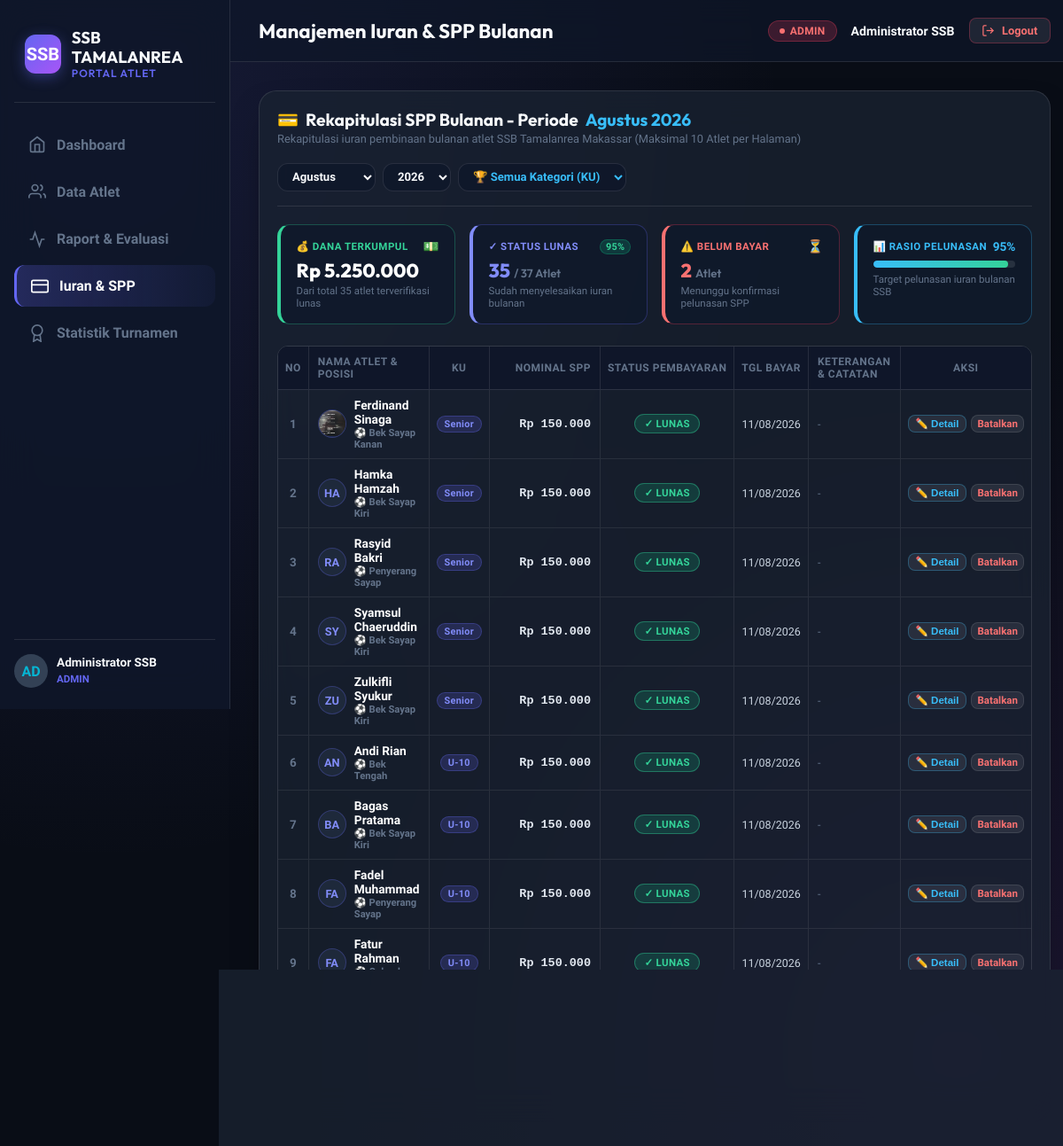
The page /ssb-tamalanrea21/iuran/index.php (signed in) on the database its author committed.
### tables this page shows
CREATE TABLE `atlet` (
  `id` int(11) NOT NULL AUTO_INCREMENT,
  `nisn_nik` varchar(30) DEFAULT NULL,
  `no_kk` varchar(30) DEFAULT NULL,
  `no_akta` varchar(50) DEFAULT NULL,
  `password` varchar(255) DEFAULT NULL,
  `nama_lengkap` varchar(100) NOT NULL,
  `tempat_lahir` varchar(50) DEFAULT NULL,
  `tanggal_lahir` date NOT NULL,
  `jenis_kelamin` enum('Laki-laki','Perempuan') DEFAULT 'Laki-laki',
  `posisi_utama` varchar(30) NOT NULL,
  `posisi_sekunder` varchar(30) DEFAULT '-',
  `kaki_dominan` enum('Kanan','Kiri','Keduanya') DEFAULT 'Kanan',
  `tinggi_badan` int(11) DEFAULT 0,
  `berat_badan` int(11) DEFAULT 0,
  `kelompok_usia` varchar(10) NOT NULL,
  `foto_profil` varchar(255) DEFAULT 'default_avatar.png',
  `status_keanggotaan` enum('Aktif','Non-Aktif','Alumni','Mutasi') DEFAULT 'Aktif',
  `created_at` datetime DEFAULT current_timestamp(),
  `file_kk` varchar(255) DEFAULT NULL,
  `file_akta` varchar(255) DEFAULT NULL,
  PRIMARY KEY (`id`),
  UNIQUE KEY `nisn_nik` (`nisn_nik`)
);

CREATE TABLE `iuran_spp` (
  `id` int(11) NOT NULL AUTO_INCREMENT,
  `atlet_id` int(11) NOT NULL,
  `bulan` int(11) NOT NULL,
  `tahun` int(11) NOT NULL,
  `jumlah` decimal(12,2) DEFAULT 150000.00,
  `status_bayar` enum('Lunas','Menunggu','Belum Bayar') DEFAULT 'Belum Bayar',
  `tanggal_bayar` date DEFAULT NULL,
  `keterangan` varchar(255) DEFAULT '-',
  `created_at` datetime DEFAULT current_timestamp(),
  PRIMARY KEY (`id`),
  KEY `atlet_id` (`atlet_id`),
  CONSTRAINT `iuran_spp_ibfk_1` FOREIGN KEY (`atlet_id`) REFERENCES `atlet` (`id`) ON DELETE CASCADE
);

### ssb-tamalanrea21/iuran/index.php (the view, shortened to what the rows shown need)
<?php
require_once __DIR__ . '/../config/auth.php';
$pdo = getPdo();
$bulan = (int)($_GET['bulan'] ?? date('n'));
$tahun = (int)($_GET['tahun'] ?? date('Y'));
$filterKu = $_GET['ku'] ?? '';
$bulanMap = [1=>'Januari', 2=>'Februari', 3=>'Maret', 4=>'April', 5=>'Mei', 6=>'Juni', 7=>'Juli', 8=>'Agustus', 9=>'September', 10=>'Oktober', 11=>'November', 12=>'Desember'];
$where = ["a.status_keanggotaan = 'Aktif'"];
$params = [$bulan, $tahun];
$whereSql = "WHERE " . implode(" AND ", $where);
$sql = "
    SELECT a.id as atlet_id, a.nama_lengkap, a.kelompok_usia, a.posisi_utama, a.posisi_sekunder, a.foto_profil, o.no_whatsapp, o.nama_ayah, o.nama_ibu,
           i.id as iuran_id, i.jumlah, i.status_bayar, i.tanggal_bayar, i.keterangan
    FROM atlet a
    LEFT JOIN orang_tua o ON a.id = o.atlet_id
    LEFT JOIN iuran_spp i ON a.id = i.atlet_id AND i.bulan = ? AND i.tahun = ?
    $whereSql
    ORDER BY a.kelompok_usia ASC, a.nama_lengkap ASC
";
$stmt = $pdo->prepare($sql);
$stmt->execute($params);
$sppRows = $stmt->fetchAll();
$perPage = 10;
$page = max(1, (int)($_GET['page'] ?? 1));
$offset = ($page - 1) * $perPage;
$displaySppRows = array_slice($sppRows, $offset, $perPage);
include_once __DIR__ . '/../includes/header.php';
?>
<div class="card" style="padding: 1.25rem; margin-bottom:1.5rem;">
    <div class="card-header" style="flex-wrap:wrap; gap:1.25rem; border-bottom:1px solid var(--border-glass); padding-bottom:1rem; margin-bottom:1.25rem;">
        <div>
            <h2 class="card-title" style="font-size:1.2rem; display:flex; align-items:center; gap:8px;">
                <span>💳</span> <?= ($role === 'atlet') ? 'Status SPP Saya' : 'Rekapitulasi SPP Bulanan' ?> - Periode <span style="color:#38bdf8;"><?= $bulanMap[$bulan] ?> <?= $tahun ?></span>
            </h2>
        </div>
    </div>
    <div style="width: 100%; overflow: hidden; border-radius: 12px; border: 1px solid rgba(255, 255, 255, 0.12);">
        <table class="data-table" style="table-layout: auto; width: 100%; border-collapse: separate; border-spacing: 0; font-size: 0.84rem;">
            <thead>
                <tr style="background: rgba(15, 23, 42, 0.95);">
                    <th style="padding: 10px 8px; border-bottom: 1px solid rgba(255, 255, 255, 0.12); border-right: 1px solid rgba(255, 255, 255, 0.1); text-align: center; width: 35px;">No</th>
                    <th style="padding: 10px 10px; border-bottom: 1px solid rgba(255, 255, 255, 0.12); border-right: 1px solid rgba(255, 255, 255, 0.1);">Nama Atlet & Posisi</th>
                    <th style="padding: 10px 8px; border-bottom: 1px solid rgba(255, 255, 255, 0.12); border-right: 1px solid rgba(255, 255, 255, 0.1); text-align: center;">KU</th>
                    <th style="padding: 10px 10px; border-bottom: 1px solid rgba(255, 255, 255, 0.12); border-right: 1px solid rgba(255, 255, 255, 0.1); text-align: right; white-space: nowrap; min-width: 125px;">Nominal SPP</th>
                    <th style="padding: 10px 8px; border-bottom: 1px solid rgba(255, 255, 255, 0.12); border-right: 1px solid rgba(255, 255, 255, 0.1); text-align: center; white-space: nowrap;">Status Pembayaran</th>
                    <th style="padding: 10px 8px; border-bottom: 1px solid rgba(255, 255, 255, 0.12); border-right: 1px solid rgba(255, 255, 255, 0.1); text-align: center; white-space: nowrap;">Tgl Bayar</th>
                    <th style="padding: 10px 10px; border-bottom: 1px solid rgba(255, 255, 255, 0.12); border-right: 1px solid rgba(255, 255, 255, 0.1);">Keterangan & Catatan</th>
                    <?php if ($role === 'admin'): ?>
                        <th style="padding: 10px 8px; border-bottom: 1px solid rgba(255, 255, 255, 0.12); text-align: center; white-space: nowrap;">Aksi</th>
                    <?php endif; ?>
                </tr>
            </thead>
            <tbody>
                <?php if (count($displaySppRows) == 0): ?>
                    <tr>
                        <td colspan="<?= $role === 'admin' ? 8 : 7 ?>" style="text-align:center; padding:2rem; color:var(--text-muted);">
                            Belum ada data iuran SPP yang sesuai dengan filter.
                        </td>
                    </tr>
                <?php else: ?>
                    <?php
                    $no = $offset + 1;
                    foreach ($displaySppRows as $row):
                        $photoPath = __DIR__ . '/../assets/img/atlet/' . ($row['foto_profil'] ?? '');
                        $hasPhoto = !empty($row['foto_profil']) && $row['foto_profil'] !== 'default_avatar.png' && file_exists($photoPath);
                        $isLunas = ($row['status_bayar'] === 'Lunas');
                        $modalData = [
                            'atlet_id'   => $row['atlet_id'],
                            'nama'       => $row['nama_lengkap'],
                            'ku'         => $row['kelompok_usia'],
                            'posisi'     => $row['posisi_utama'],
                            'nominal'    => $row['jumlah'] ?: 150000,
                            'bulan'      => $bulan,
                            'tahun'      => $tahun,
                            'bulan_nama' => $bulanMap[$bulan],
                            'tgl_bayar'  => $row['tanggal_bayar'] ?: date('Y-m-d'),
                            'keterangan' => $row['keterangan'] ?: ''
                        ];
                    ?>
                        <tr style="border-bottom: 1px solid rgba(255, 255, 255, 0.08); transition: background 0.2s;">
                            <td style="padding: 9px 8px; border-bottom: 1px solid rgba(255, 255, 255, 0.08); border-right: 1px solid rgba(255, 255, 255, 0.08); text-align: center; color: var(--text-muted); font-weight: 600;">
                                <?= $no++ ?>
                            </td>
                            <td style="padding: 9px 10px; border-bottom: 1px solid rgba(255, 255, 255, 0.08); border-right: 1px solid rgba(255, 255, 255, 0.08);">
                                <div style="display:flex; align-items:center; gap:9px;">
                                    <div style="background:#1e293b; display:flex; align-items:center; justify-content:center; font-weight:700; color:#818cf8; overflow:hidden; width:32px; height:32px; border-radius:50%; flex-shrink:0; font-size:0.8rem; border:1.5px solid rgba(99,102,241,0.3);">
                                        <?php if ($hasPhoto): ?>
                                            <img src="../assets/img/atlet/<?= htmlspecialchars($row['foto_profil']) ?>" alt="Foto" style="width:100%; height:100%; object-fit:cover;">
                                        <?php else: ?>
                                            <?= strtoupper(substr($row['nama_lengkap'], 0, 2)) ?>
                                        <?php endif; ?>
                                    </div>
                                    <div>
                                        <a href="../atlet/detail.php?id=<?= $row['atlet_id'] ?>" style="color:#fff; font-weight:700; text-decoration:none; font-size:0.86rem;" onmouseover="this.style.color='#38bdf8'" onmouseout="this.style.color='#fff'">
                                            <?= htmlspecialchars($row['nama_lengkap']) ?>
                                        </a>
                                        <div style="font-size:0.7rem; color:var(--text-muted); font-weight:600; margin-top:1px;">
                                            ⚽ <?= htmlspecialchars($row['posisi_utama'] ?: '-') ?>
                                        </div>
                                    </div>
                                </div>
                            </td>
                            <td style="padding: 9px 8px; border-bottom: 1px solid rgba(255, 255, 255, 0.08); border-right: 1px solid rgba(255, 255, 255, 0.08); text-align: center;">
                                <span class="badge badge-primary" style="font-size:0.68rem; font-weight:700; padding:2px 8px; border:1px solid rgba(99,102,241,0.3);"><?= htmlspecialchars($row['kelompok_usia']) ?></span>
                            </td>
                            <td style="padding: 9px 10px; border-bottom: 1px solid rgba(255, 255, 255, 0.08); border-right: 1px solid rgba(255, 255, 255, 0.08); text-align: right; font-family:'Courier New', monospace; font-weight:700; color:#e2e8f0; white-space: nowrap; min-width: 125px;">
                                Rp <?= number_format($row['jumlah'] ?: 150000, 0, ',', '.') ?>
                            </td>
                            <td style="padding: 9px 8px; border-bottom: 1px solid rgba(255, 255, 255, 0.08); border-right: 1px solid rgba(255, 255, 255, 0.08); text-align: center;">
                                <?php if ($isLunas): ?>
                                    <span class="badge badge-emerald" style="font-size:0.72rem; font-weight:800; padding:3px 10px; border:1px solid rgba(52,211,153,0.4);">
                                        ✓ LUNAS
                                    </span>
                                <?php else: ?>
                                    <span class="badge badge-rose" style="font-size:0.72rem; font-weight:800; padding:3px 10px; border:1px solid rgba(244,63,94,0.4);">
                                        ⚠️ BELUM BAYAR
                                    </span>
                                <?php endif; ?>
                            </td>
                            <td style="padding: 9px 8px; border-bottom: 1px solid rgba(255, 255, 255, 0.08); border-right: 1px solid rgba(255, 255, 255, 0.08); text-align: center; font-size:0.78rem; color:#cbd5e1;">
                                <?= $row['tanggal_bayar'] ? date('d/m/Y', strtotime($row['tanggal_bayar'])) : '-' ?>
                            </td>
                            <td style="padding: 9px 10px; border-bottom: 1px solid rgba(255, 255, 255, 0.08); border-right: 1px solid rgba(255, 255, 255, 0.08); font-size:0.78rem; color:var(--text-muted);">
                                <?= htmlspecialchars($row['keterangan'] ?: '-') ?>
                            </td>
                            <?php if ($role === 'admin'): ?>
                            <td style="padding: 9px 8px; border-bottom: 1px solid rgba(255, 255, 255, 0.08); text-align: center; white-space:nowrap;">
                                <div style="display:flex; gap:5px; justify-content:center; align-items:center;">
                                    <?php if ($isLunas): ?>
                                        <button type="button" class="btn btn-secondary btn-sm" style="font-size:0.72rem; padding:2px 8px; color:#38bdf8; border-color:rgba(56,189,248,0.3);" onclick='openPayModal(<?= json_encode($modalData) ?>)' title="Edit Detail & Catatan Keterangan">
                                            ✏️ Detail
                                        </button>
                                        <a href="bayar.php?atlet_id=<?= $row['atlet_id'] ?>&bulan=<?= $bulan ?>&tahun=<?= $tahun ?>&action=unpay&ku=<?= urlencode($filterKu) ?>" class="btn btn-secondary btn-sm" style="font-size:0.72rem; padding:2px 6px; color:#f87171;" onclick="return confirm('Batalkan status lunas untuk <?= htmlspecialchars(addslashes($row['nama_lengkap'])) ?>?')">
                                            Batalkan
                                        </a>
                                    <?php endif; ?>
                                </div>
                            </td>
                            <?php endif; ?>
                        </tr>
                    <?php endforeach; ?>
                <?php endif; ?>
            </tbody>
        </table>
    </div>
</div>
<?php include_once __DIR__ . '/../includes/footer.php'; ?>

### rows shown on the page
atlet: foto_profil (picture), nama_lengkap "Ferdinand Sinaga", posisi_utama "Bek Sayap Kanan", kelompok_usia "Senior", iuran_spp.jumlah "150.000", shows "✓ LUNAS", iuran_spp.tanggal_bayar "11/08/2026", iuran_spp.keterangan "-"
atlet: nama_lengkap "HA", nama_lengkap "Hamka Hamzah", posisi_utama "Bek Sayap Kiri", kelompok_usia "Senior", iuran_spp.jumlah "150.000", shows "✓ LUNAS", iuran_spp.tanggal_bayar "11/08/2026", iuran_spp.keterangan "-"
atlet: nama_lengkap "RA", nama_lengkap "Rasyid Bakri", posisi_utama "Penyerang Sayap", kelompok_usia "Senior", iuran_spp.jumlah "150.000", shows "✓ LUNAS", iuran_spp.tanggal_bayar "11/08/2026", iuran_spp.keterangan "-"
atlet: nama_lengkap "SY", nama_lengkap "Syamsul Chaeruddin", posisi_utama "Bek Sayap Kiri", kelompok_usia "Senior", iuran_spp.jumlah "150.000", shows "✓ LUNAS", iuran_spp.tanggal_bayar "11/08/2026", iuran_spp.keterangan "-"
atlet: nama_lengkap "ZU", nama_lengkap "Zulkifli Syukur", posisi_utama "Bek Sayap Kiri", kelompok_usia "Senior", iuran_spp.jumlah "150.000", shows "✓ LUNAS", iuran_spp.tanggal_bayar "11/08/2026", iuran_spp.keterangan "-"
atlet: nama_lengkap "AN", nama_lengkap "Andi Rian", posisi_utama "Bek Tengah", kelompok_usia "U-10", iuran_spp.jumlah "150.000", shows "✓ LUNAS", iuran_spp.tanggal_bayar "11/08/2026", iuran_spp.keterangan "-"
atlet: nama_lengkap "BA", nama_lengkap "Bagas Pratama", posisi_utama "Bek Sayap Kiri", kelompok_usia "U-10", iuran_spp.jumlah "150.000", shows "✓ LUNAS", iuran_spp.tanggal_bayar "11/08/2026", iuran_spp.keterangan "-"
atlet: nama_lengkap "FA", nama_lengkap "Fadel Muhammad", posisi_utama "Penyerang Sayap", kelompok_usia "U-10", iuran_spp.jumlah "150.000", shows "✓ LUNAS", iuran_spp.tanggal_bayar "11/08/2026", iuran_spp.keterangan "-"
atlet: nama_lengkap "FA", nama_lengkap "Fatur Rahman", posisi_utama "Gelandang Bertahan", kelompok_usia "U-10", iuran_spp.jumlah "150.000", shows "✓ LUNAS", iuran_spp.tanggal_bayar "11/08/2026", iuran_spp.keterangan "-"
atlet: foto_profil (picture)

### other values the page prints
$userInitials "AD"
$user['nama_lengkap'] "Administrator SSB"
$user['role'] "ADMIN"
$pageTitle "Manajemen Iuran & SPP Bulanan"
$authUser['role'] "ADMIN"
$authUser['nama_lengkap'] "Administrator SSB"
$bulanMap[$bulan] "Agustus"
$tahun "2026"
$totalNominal "5.250.000"
$totalSudah "35"
$persenLunas "95"
$totalAtletCount "37"
$totalBelum "2"
form field bulan "Agustus"
form field tahun "2026"
